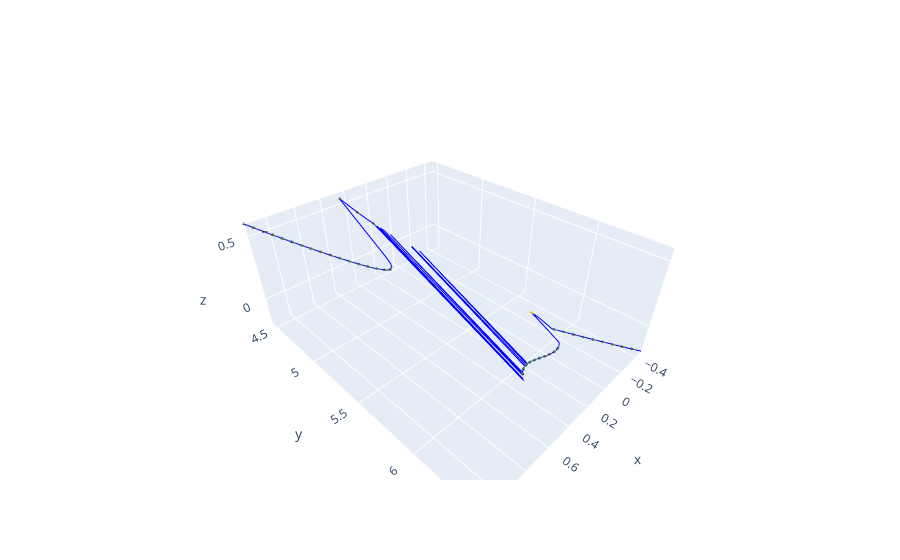

Source (notebook cell):
### Code cell
# %%
import numpy as np
import plotly.graph_objects as go
# 提取数据
x = results[:, 1]  # 第二列
y = results[:, 2]  # 第三列
z = results[:, 3]  # 第四列
t = results[:, 0]  # 第一列作为变化方向

# 计算切向量
dx = np.diff(x)
dy = np.diff(y)
dz = np.diff(z)

# 选择箭头的间隔，假设我们每隔10个点添加一个箭头
arrow_interval = 10

# 创建箭头数据
arrow_x = x[:-1:arrow_interval]
arrow_y = y[:-1:arrow_interval]
arrow_z = z[:-1:arrow_interval]
arrow_dx = dx[::arrow_interval]
arrow_dy = dy[::arrow_interval]
arrow_dz = dz[::arrow_interval]

# 归一化方向向量
magnitude = np.sqrt(arrow_dx**2 + arrow_dy**2 + arrow_dz**2)
arrow_dx /= magnitude
arrow_dy /= magnitude
arrow_dz /= magnitude


# 创建3D图形
fig = go.Figure()

# 绘制三维轨迹
fig.add_trace(go.Scatter3d(x=x, y=y, z=z, mode='lines', name='Trajectory', line=dict(color='blue')))

fig.add_trace(go.Cone(x=arrow_x, y=arrow_y, z=arrow_z, u=arrow_dx, v=arrow_dy, w=arrow_dz, 
                     colorscale='Viridis', showscale=False, sizemode="absolute", sizeref=1))


x_min, x_max = np.min(x), np.max(x)
y_min, y_max = np.min(y), np.max(y)
z_min, z_max = np.min(z), np.max(z)

fig.update_layout(
    scene=dict(
        xaxis=dict(range=[x_min, x_max]),
        yaxis=dict(range=[y_min, y_max]),
        zaxis=dict(range=[z_min, z_max]),
    ),
)


# 显示图像
fig.show()

### Figure 1 — Plotly figure (JSON) as saved in the notebook; plotly's stock layout.template omitted (floating-point values rounded to 4 significant figures; data arrays with more than 128 entries replaced by an {"elided": "..."} marker saying what was removed)
{"data": [{"line": {"color": "blue"}, "mode": "lines", "name": "Trajectory", "type": "scatter3d", "x": {"elided": "400 float values"}, "y": {"elided": "400 float values"}, "z": {"elided": "400 float values"}}, {"colorscale": [[0, "#440154"], [0.1111, "#482878"], [0.2222, "#3e4989"], [0.3333, "#31688e"], [0.4444, "#26828e"], [0.5556, "#1f9e89"], [0.6667, "#35b779"], [0.7778, "#6ece58"], [0.8889, "#b5de2b"], [1, "#fde725"]], "showscale": false, "sizemode": "absolute", "sizeref": 1, "type": "cone", "u": [-0.4563, -0.4768, -0.881, -0.4401, -0.4869, -0.5244, -0.5309, -0.5546, -0.5661, -0.5155, -0.5963, -0.6195, -0.6221, -0.6274, -0.6643, -0.75, -0.8964, -0.1097, -0.1583, -0.009435, 0.003634, -0.9455, -0.9998, -0.9871, -0.9691, -0.962, -0.9676, -0.9835, -0.9995, -0.963, -0.26, -0.674, -0.6674, -0.6672, -0.7287, -0.6132, -0.6505, -0.7433, -0.6056, -0.6496], "v": [0.852, 0.8404, 0.4559, 0.8555, 0.8312, 0.8093, 0.8044, 0.7886, 0.78, 0.8095, 0.7573, 0.7393, 0.7363, 0.7314, 0.7009, 0.6192, -0.4166, 0.9448, 0.9358, 0.9258, -0.9245, -0.2913, -0.01768, 0.1448, 0.2226, 0.2459, 0.2272, 0.163, 0.02886, -0.2405, 0.88, 0.6742, 0.6792, 0.6789, 0.6262, 0.7169, 0.6887, 0.6106, 0.7262, 0.6922], "w": [-0.2567, -0.2576, -0.1265, -0.2729, -0.2684, -0.2646, -0.2666, -0.2657, -0.2666, -0.2812, -0.2664, -0.2638, -0.2661, -0.2674, -0.2595, -0.2325, 0.1513, -0.3088, -0.3149, -0.3778, 0.3811, 0.1458, 0.01179, -0.06786, -0.1064, -0.1185, -0.1098, -0.07851, -0.01213, 0.1212, -0.3974, -0.3021, -0.3054, -0.3066, -0.2774, -0.3318, -0.3203, -0.2733, -0.3254, -0.3145], "x": [1.146, 1.114, 1.082, 1.049, 1.016, 0.9828, 0.9489, 0.9146, 0.8799, 0.8447, 0.8091, 0.773, 0.7365, 0.6996, 0.6621, 0.624, 0.5849, 0.4788, 0.4562, 0.4282, 0.3879, 0.3549, 0.3194, 0.2821, 0.2434, 0.2038, 0.1633, 0.1221, 0.08028, 0.03787, -0.004756, -0.04949, -0.09627, -0.1436, -0.1916, -0.2401, -0.2892, -0.3388, -0.389, -0.4397], "y": [4.432, 4.488, 4.546, 4.598, 4.651, 4.704, 4.757, 4.808, 4.859, 4.909, 4.959, 5.006, 5.053, 5.096, 5.135, 5.167, 5.177, 4.509, 4.673, 4.814, 6.133, 6.114, 6.109, 6.111, 6.118, 6.128, 6.138, 6.147, 6.151, 6.148, 5.89, 6.056, 6.104, 6.152, 6.201, 6.248, 6.296, 6.347, 6.396, 6.445], "z": [0.5889, 0.5718, 0.5538, 0.5375, 0.5205, 0.5033, 0.486, 0.4688, 0.4515, 0.4343, 0.4171, 0.4001, 0.3835, 0.3677, 0.3533, 0.3415, 0.3375, 0.5722, 0.518, 0.4698, -0.06534, -0.05625, -0.0533, -0.05437, -0.05785, -0.06252, -0.0674, -0.07154, -0.07376, -0.07201, 0.05, -0.02668, -0.04804, -0.06973, -0.09174, -0.1132, -0.1344, -0.1575, -0.1795, -0.2011]}], "layout": {"scene": {"xaxis": {"range": [-0.4858, 1.146]}, "yaxis": {"range": [4.432, 6.49]}, "zaxis": {"range": [-0.2207, 0.5889]}}}}
